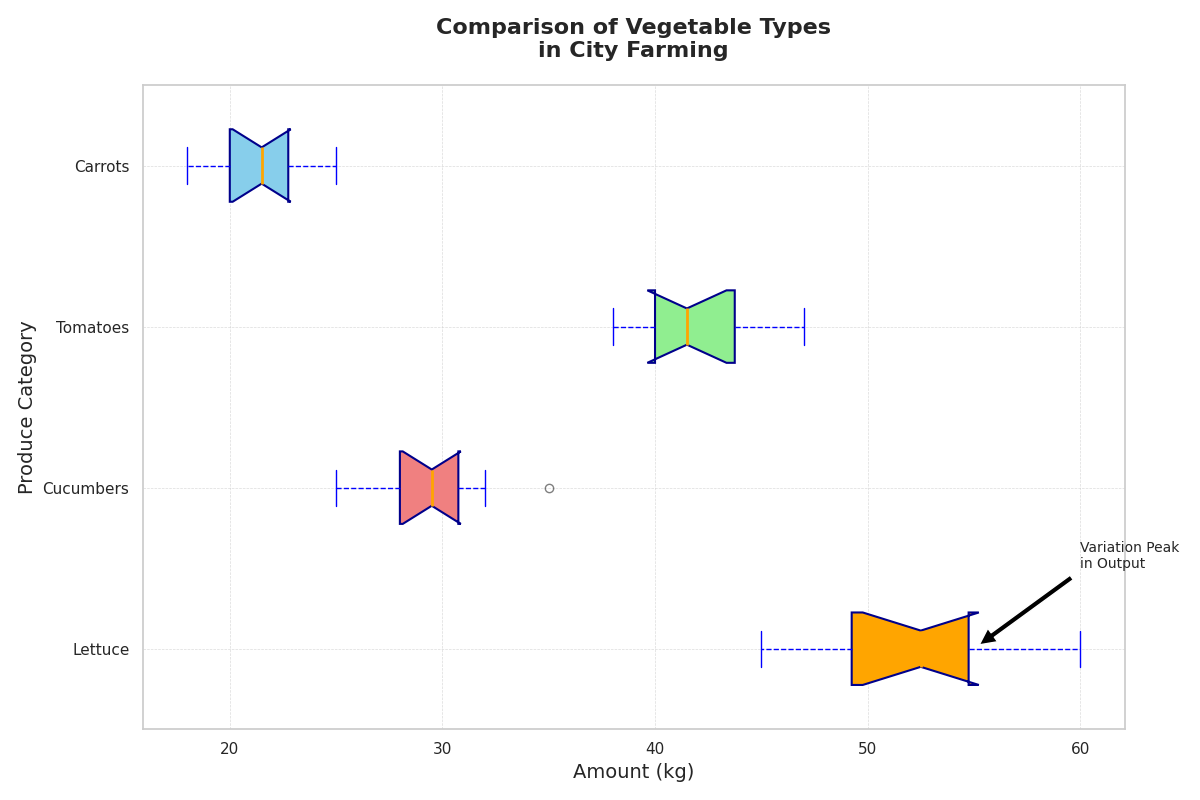

Recreate this plot in Python.
import matplotlib.pyplot as plt
import numpy as np

# Yield data
tomatoes_yield = [45, 50, 55, 47, 52, 60, 58, 54, 49, 53]
lettuce_yield = [30, 28, 32, 25, 31, 29, 27, 30, 28, 35]
carrots_yield = [40, 42, 45, 38, 47, 44, 39, 41, 43, 40]
cucumbers_yield = [20, 22, 19, 23, 21, 18, 24, 22, 20, 25]

# Combine data for plotting
data = [tomatoes_yield, lettuce_yield, carrots_yield, cucumbers_yield]

# Initialize figure and axis
fig, ax = plt.subplots(figsize=(12, 8))

# Create a horizontal box plot
box = ax.boxplot(data, vert=False, patch_artist=True,
                 labels=["Lettuce", "Cucumbers", "Tomatoes", "Carrots"], 
                 flierprops=dict(marker='o', color='red', alpha=0.5),
                 boxprops=dict(color='darkblue', linewidth=1.5),
                 whiskerprops=dict(color='blue', linestyle='--'),
                 capprops=dict(color='blue'),
                 medianprops=dict(color='orange', linewidth=2),
                 notch=True)

# Set shuffled colors for each box
shuffled_colors = ['orange', 'lightcoral', 'lightgreen', 'skyblue']
for patch, color in zip(box['boxes'], shuffled_colors):
    patch.set_facecolor(color)

# Add grid and labels
ax.grid(True, which='both', linestyle='--', linewidth=0.5, alpha=0.7)
ax.set_title("Comparison of Vegetable Types\nin City Farming", fontsize=16, weight='bold', pad=20)
ax.set_xlabel("Amount (kg)", fontsize=14)
ax.set_ylabel("Produce Category", fontsize=14)

# Annotate
ax.annotate('Variation Peak\nin Output', xy=(55, 1), xytext=(60, 1.5),
            arrowprops=dict(facecolor='black', shrink=0.05), fontsize=10)

# Adjust layout
plt.tight_layout()

# Show plot
plt.show()
